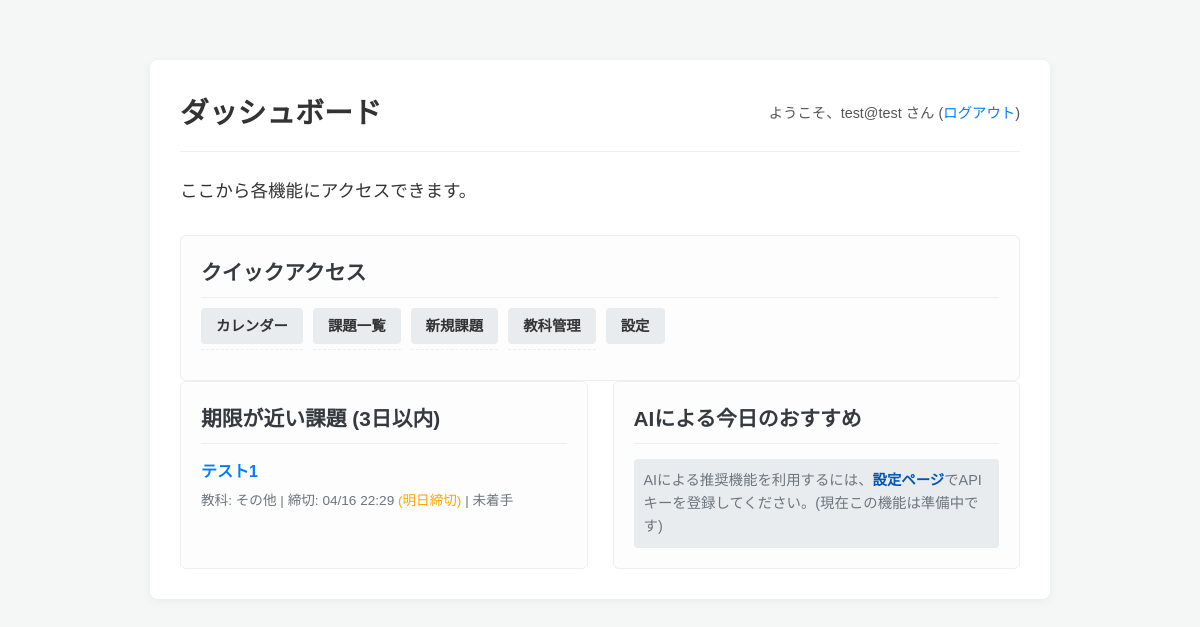
Page /dashboard (signed in) on the earlier database version.
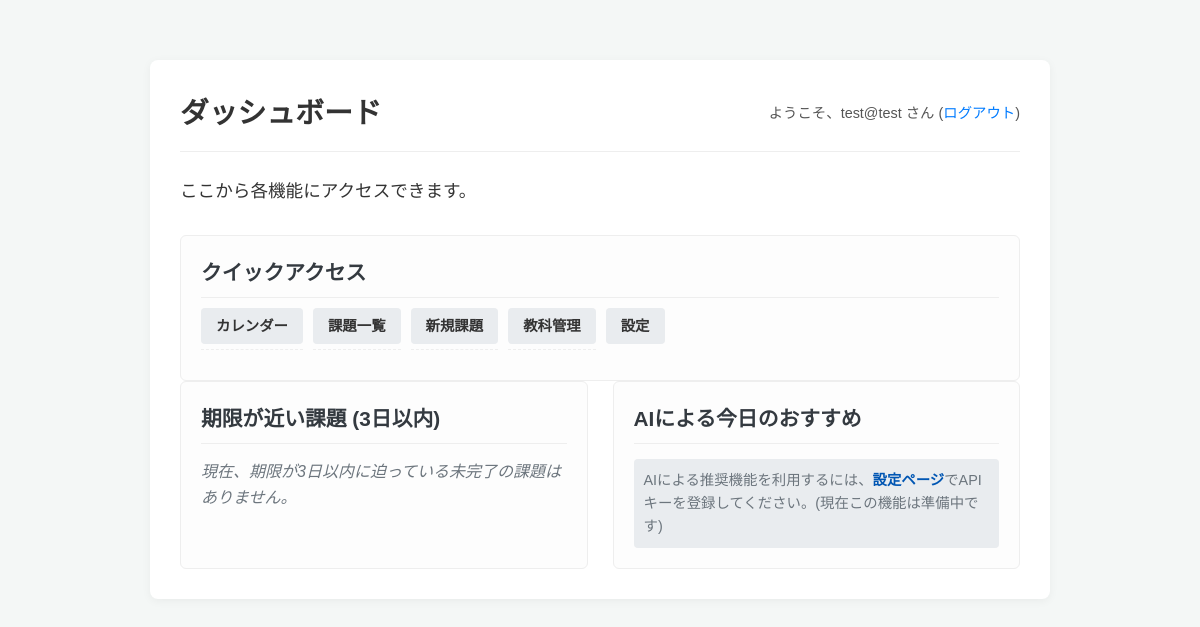
Same page on the later database version.
### app.py (models this page shows, shortened)
class Task(db.Model):
    __tablename__ = 'task'
    id = db.Column(db.Integer, primary_key=True)
    user_id = db.Column(db.Integer, db.ForeignKey('user.id'), nullable=False)
    title = db.Column(db.String(100), nullable=False)
    subject_name = db.Column(db.String(50))
    period = db.Column(db.Integer, nullable=True)
    due_date = db.Column(db.DateTime, nullable=True)
    details = db.Column(db.Text)
    priority = db.Column(db.String(10), default='中')
    status = db.Column(db.String(10), nullable=False, default='未着手')
    estimated_time = db.Column(db.Integer)
    created_at = db.Column(db.DateTime, nullable=False, default=datetime.utcnow)

### app.py (the view)
@app.route('/dashboard')
@login_required
def dashboard():
    user_id = session['user_id']
    user_email = session.get('user_email', 'ゲスト')
    upcoming_tasks = [] # 期限が近い課題リスト用
    if user_id != 0:
        try:
            now = datetime.utcnow()
            upcoming_tasks = Task.query.filter(
                Task.user_id == user_id,
                Task.status != '完了', # 未完了のタスク
                Task.due_date != None, # 締切日が設定されている
                Task.due_date >= now,  # 締切が今日以降
                Task.due_date <= now + timedelta(days=3) # 締切が3日以内
            ).order_by(Task.due_date.asc()).limit(5).all() # 締切日順で最大5件
            for task in upcoming_tasks:
                time_diff = task.due_date - now
                task.days_remaining = time_diff.days # 残り日数を計算
        except Exception as e:
            app.logger.error(f"Error fetching upcoming tasks for user_id {user_id}: {e}")
            flash("期限が近い課題の取得中にエラーが発生しました。", "danger")
    ai_recommendations = None # AI推奨結果用 (今はまだNone)
    api_key_set = False # 現時点ではAPIキーは未実装なのでFalse
    return render_template('dashboard.html',
                           user_email=user_email,
                           upcoming_tasks=upcoming_tasks, # 期限が近い課題リストを渡す
                           ai_recommendations=ai_recommendations, # AI推奨結果を渡す
                           api_key_set=api_key_set # APIキー設定状況を渡す
                           )

### app.py (called while the page is built, shortened)
def login_required(f):
    @wraps(f)
    def decorated_function(*args, **kwargs):
        if 'user_id' not in session:
            flash('ログインが必要です。', 'warning')
            return redirect(url_for('login', next=request.url))
        return f(*args, **kwargs)
    return decorated_function

### templates/dashboard.html (shortened to what this page needs)
<!DOCTYPE html>
<html lang="ja">
<head>
    <link rel="stylesheet" href="{{ url_for('static', filename='style.css') }}">
</head>
<body>
    <div class="container">
        <div class="header">
            <h1>ダッシュボード</h1>
            <div class="user-info">
                ようこそ、{{ user_email }} さん
                (<a href="{{ url_for('logout') }}">ログアウト</a>)
            </div>
        </div>
        <p class="welcome-message">ここから各機能にアクセスできます。</p>
        <div class="dashboard-section quick-links">
             <h2>クイックアクセス</h2>
             <ul>
                 <li><a href="{{ url_for('calendar') }}">カレンダー</a></li>
                 <li><a href="{{ url_for('tasks') }}">課題一覧</a></li>
                 <li><a href="{{ url_for('new_task') }}">新規課題</a></li>
                 <li><a href="{{ url_for('subjects') }}">教科管理</a></li>
                 <li><a href="{{ url_for('settings') }}">設定</a></li>
             </ul>
        </div>
        <div class="dashboard-grid">
            <div class="dashboard-section">
                <h2> 期限が近い課題 (3日以内)</h2>
                {% if upcoming_tasks %}
                    <ul>
                        {% for task in upcoming_tasks %}
                        <li>
                            <a href="{{ url_for('edit_task', task_id=task.id) }}">{{ task.title }}</a>
                            <div class="task-meta">
                                {% if task.subject_name %}教科: {{ task.subject_name }} | {% endif %}
                                締切: {{ task.due_date.strftime('%m/%d %H:%M') }}
                                {% if task.days_remaining == 0 %}
                                    <span style="color: red; font-weight: bold;"> (今日締切!)</span>
                                {% elif task.days_remaining == 1 %}
                                    <span style="color: orange;"> (明日締切)</span>
                                {% else %}
                                    (あと {{ task.days_remaining }} 日)
                                {% endif %}
                                | {{ task.status }}
                            </div>
                        </li>
                        {% endfor %}
                    </ul>
                {% else %}
                    <p class="no-items">現在、期限が3日以内に迫っている未完了の課題はありません。</p>
                {% endif %}
            </div>
            <div class="dashboard-section">
                <h2> AIによる今日のおすすめ</h2>
                {% if api_key_set %}
                    {% if ai_recommendations %}
                        <div class="ai-recommendations">
                            {{ ai_recommendations }}
                        </div>
                    {% else %}
                        <p class="no-items">おすすめのタスクはありません。または、推奨の取得中に問題が発生しました。</p>
                    {% endif %}
                {% else %}
                    <p class="api-notice">
                        AIによる推奨機能を利用するには、<a href="{{ url_for('settings') }}">設定ページ</a>でAPIキーを登録してください。(現在この機能は準備中です)
                    </p>
                {% endif %}
            </div>
        </div>
    </div>
</body>
</html>

Differences in the rows shown:
removed Task: title "テスト1", subject_name "その他", due_date "04/16 22:29", status "未着手"
Other differences:
text now shown: "現在、期限が3日以内に迫っている未完了の課題はありません。"
